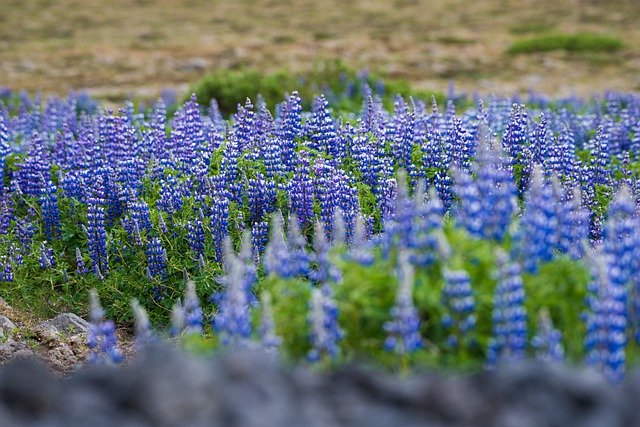
#> input picture 01.Encore_Bootcamp/OpenCV/a.jpg, 640 x 427 px
$ jupyter execute Practice.ipynb
#> lines starting #> are read from the running program, lines starting #| are printed output that depends on the picture; after the words box and inside, x2 and y2 are one past the last pixel; in counts of white or black regions, pixels touching at a corner belong together
[cell 1]
import numpy as np
import cv2

[cell 2]
img_gray = cv2.imread('a.jpg', cv2.IMREAD_GRAYSCALE)
#> img_gray: shape (427, 640); min 0, max 255, mean 110.8
cv2.imshow('img', img_gray)
cv2.waitKey(0)
cv2.destroyAllWindows()

#### 이미지 삼등분하기

[cell 3]
img = cv2.imread('a.jpg', cv2.IMREAD_COLOR)
#> img is the input picture: shape (427, 640, 3); mean B, G, R 116.7, 113.7, 102.9
h, w, _ = img.shape
#> h = 427; w = 640
arr = [0]*3

for i in range(0, 3):
    arr[i] = img1 = img[0:h, i*w//3:(i+1)*w//3]
#> this loop made 3 passes
#> pass 1, `arr[i] = img1 = img[0:h, i*w//3:(i+1)*w//3]`:
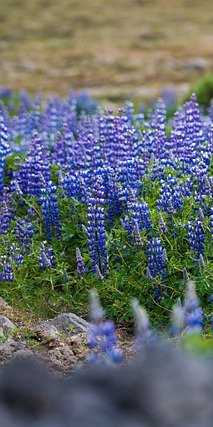
#> img1: shape (427, 213, 3); mean B, G, R 107.7, 106.4, 99.9
#> pass 3, `arr[i] = img1 = img[0:h, i*w//3:(i+1)*w//3]`:
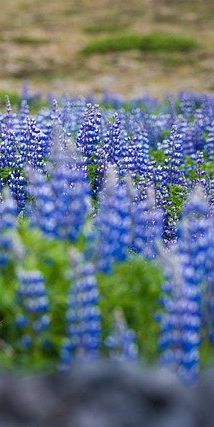
#> img1: shape (427, 214, 3); mean B, G, R 124.4, 116.3, 102.3
#> after the loop, arr = 3 items

for i in range(0, 3):
    cv2.imshow('img'+str(i), arr[i])
    #이미지 창 이름을 다르게 해줘야 동시에 여러창을 볼 수 있음. 안 그러면 화면이 켜졌다 꺼지고 마지막 이미지만 보게 됨

cv2.imshow('img', img)

cv2.waitKey()
cv2.destroyAllWindows()

#### 이미지 특정 채널(b, g, r) 추출

[cell 4]
img = cv2.imread('a.jpg', cv2.IMREAD_COLOR)
img

[cell 5]
b = img[:,:, 0]  #blue
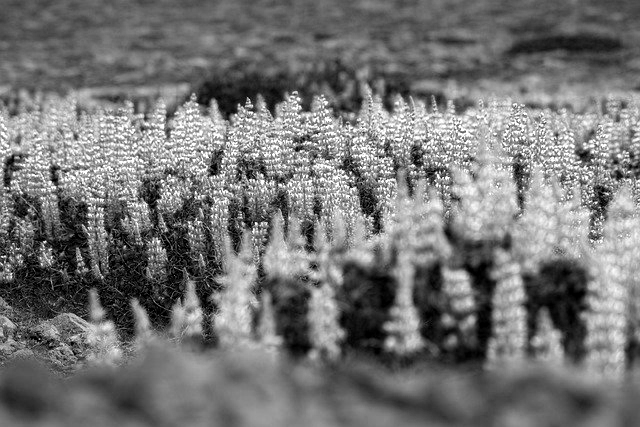
#> b: shape (427, 640); min 0, max 255, mean 116.7

cv2.imshow('b', b)
cv2.waitKey(0)
cv2.destroyAllWindows()

[cell 6]
g = img[:,:, 1]  #green
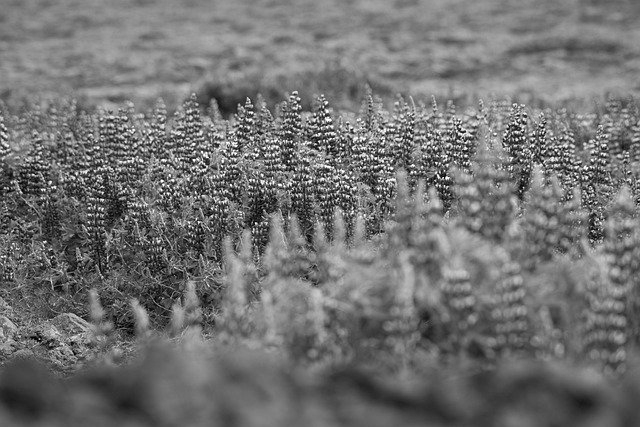
#> g: shape (427, 640); min 0, max 255, mean 113.7

cv2.imshow('g', g)
cv2.waitKey(0)
cv2.destroyAllWindows()

[cell 7]
r = img[:,:, 2]  #green
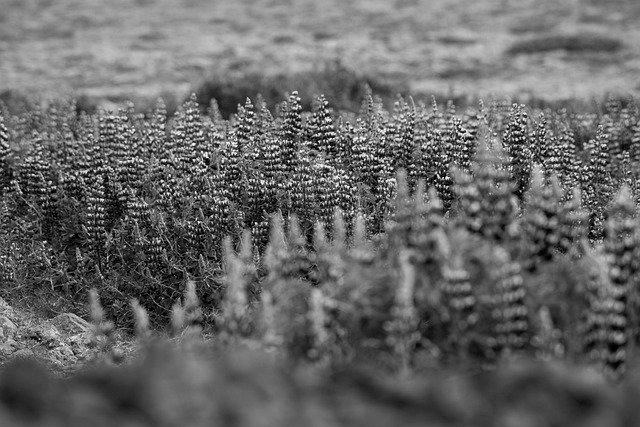
#> r: shape (427, 640); min 0, max 255, mean 102.9

cv2.imshow('r', r)
cv2.waitKey(0)
cv2.destroyAllWindows()

### 바둑판 만들기
#### 바둑판 배경 생성

[cell 8]
import cv2
import numpy as np

back = np.ones((512, 512), dtype=np.uint8)*255
for i in range(50, 510, 100):
    back = cv2.line(back, (i,0), (i,511), (0,0,0), 2)
    back = cv2.line(back, (0,i), (511,i), (0,0,0), 2)
#> this loop made 5 passes
#> pass 1, `back = cv2.line(back, (0,i), (511,i), (0,0,0), 2)`:
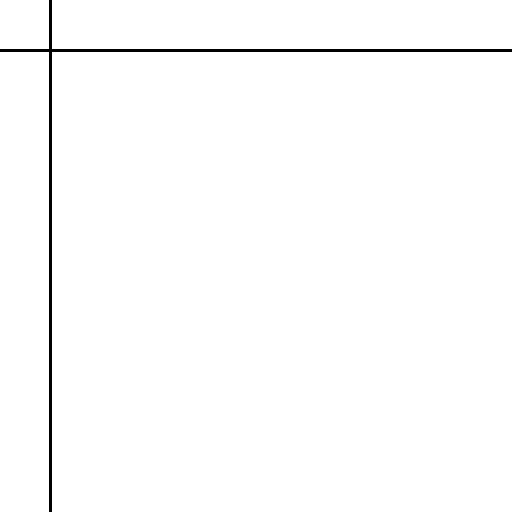
#> back: shape (512, 512); 98.8% white; 1 black region, box (x1, y1, x2, y2) and area: (0, 0, 512, 512) 3063
#> after the loop:
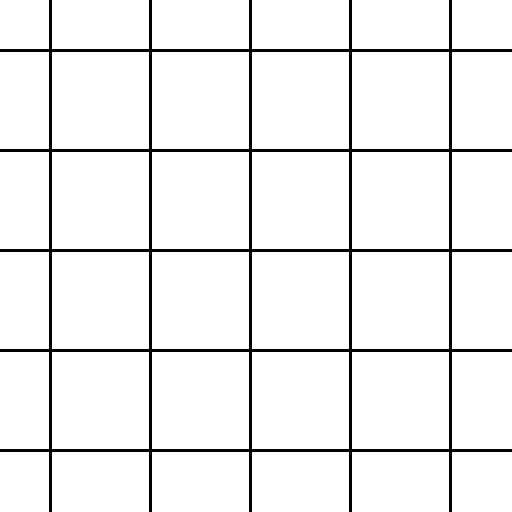
#> back: shape (512, 512); 94.2% white; 1 black region, box (x1, y1, x2, y2) and area: (0, 0, 512, 512) 15135

cv2.namedWindow('back')
cv2.imshow('back', back)

cv2.waitKey(0)   #키보드 입력 대기. 입력한 키값 반환
cv2.destroyAllWindows()

[cell 9]
back = np.ones((800, 800), dtype=np.uint8)*255
for i in range(20, 781, 40):
    back = cv2.line(back, (i,20), (i,780), (0,0,0), 2)
    back = cv2.line(back, (20,i), (780,i), (0,0,0), 2)
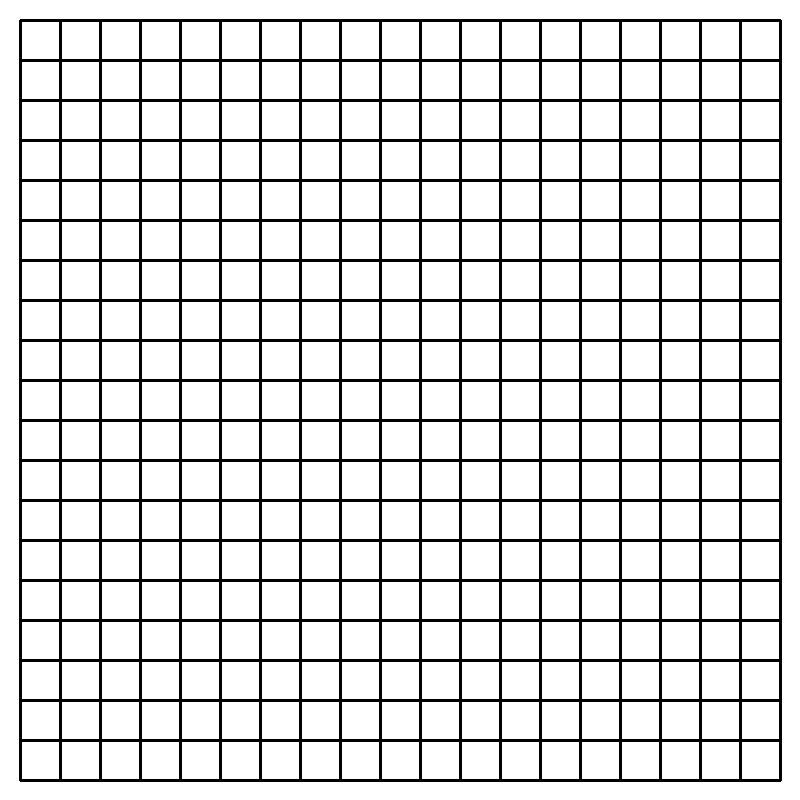
#> back: shape (800, 800); 86.3% white; 1 black region, box (x1, y1, x2, y2) and area: (19, 19, 782, 782) 87956

#cv2.namedWindow('back')
cv2.imshow('back', back)

cv2.waitKey(0)   #키보드 입력 대기. 입력한 키값 반환
cv2.destroyAllWindows()

#### 클릭하면 바둑알 놓기

[cell 10]
import cv2
import numpy as np

mode = True#검정

back = np.ones((512, 512), dtype=np.uint8)*255
for i in range(50, 510, 100):
    back = cv2.line(back, (i,0), (i,511), (0,0,0), 2)
    back = cv2.line(back, (0,i), (511,i), (0,0,0), 2)

# [14 lines left out: function draw_circle, not called in this run]

cv2.namedWindow('back')
cv2.setMouseCallback('back', draw_circle)
cv2.imshow('back', back)

cv2.waitKey(0)   #키보드 입력 대기. 입력한 키값 반환
cv2.destroyAllWindows()

#### 바둑알 자동으로 정중앙에 놓기

[cell 11]
import cv2
import numpy as np

mode = True#검정

back = np.ones((512, 512), dtype=np.uint8)*255
for i in range(50, 510, 100):
    back = cv2.line(back, (i,0), (i,511), (0,0,0), 2)
    back = cv2.line(back, (0,i), (511,i), (0,0,0), 2)

# [17 lines left out: function draw_circle, not called in this run]

cv2.namedWindow('back')
cv2.setMouseCallback('back', draw_circle)
cv2.imshow('back', back)

cv2.waitKey(0)   #키보드 입력 대기. 입력한 키값 반환
cv2.destroyAllWindows()

[cell 12]
import cv2
import numpy as np

mode = True#검정

back = np.ones((760, 760), dtype=np.uint8)*255
for i in range(20, 741, 40):
    back = cv2.line(back, (i,20), (i,740), (0,0,0), 2)
    back = cv2.line(back, (20,i), (740,i), (0,0,0), 2)
#> this loop made 19 passes
#> pass 1, `back = cv2.line(back, (20,i), (740,i), (0,0,0), 2)`:
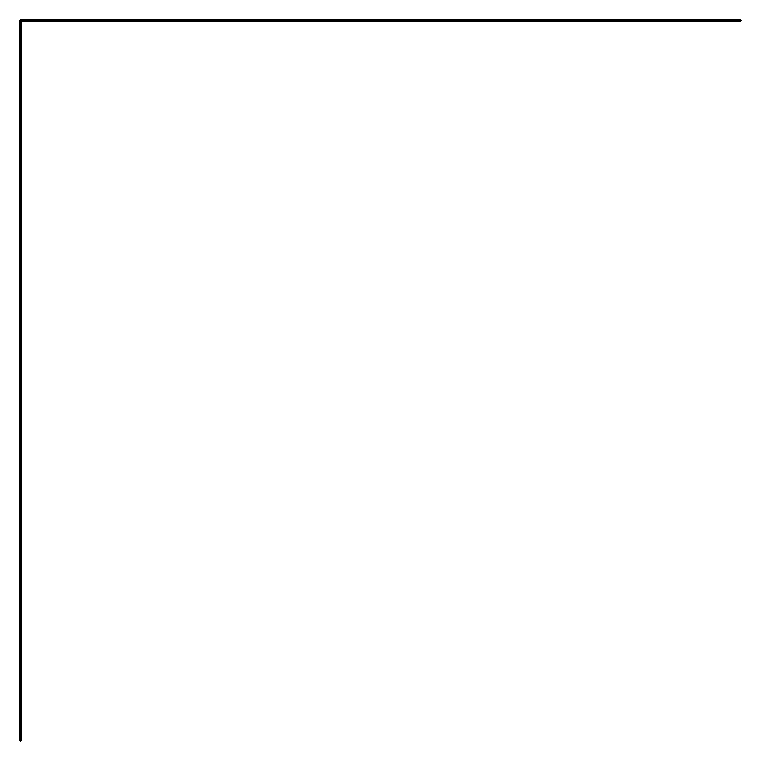
#> back: shape (760, 760); 99.3% white; 1 black region, box (x1, y1, x2, y2) and area: (19, 19, 742, 742) 4324
#> after the loop:
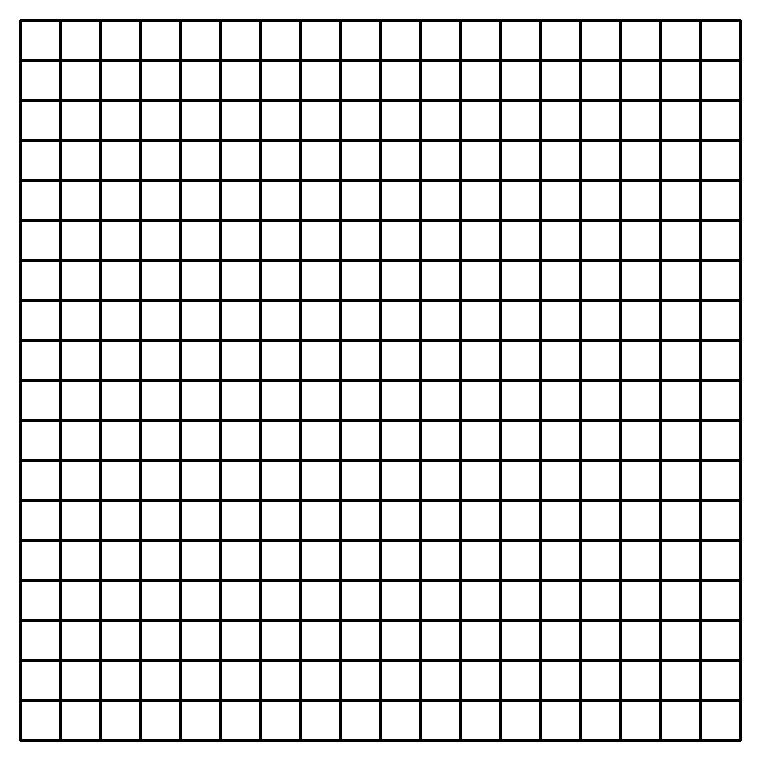
#> back: shape (760, 760); 86.3% white; 1 black region, box (x1, y1, x2, y2) and area: (19, 19, 742, 742) 79169

# [20 lines left out: function draw_circle, not called in this run]

cv2.namedWindow('back')
cv2.setMouseCallback('back', draw_circle)
cv2.imshow('back', back)

cv2.waitKey(0)   #키보드 입력 대기. 입력한 키값 반환
cv2.destroyAllWindows()

#### 이미지 복붙 시키기

[cell 13]
import cv2
import numpy as np

src = cv2.imread('a.jpg')
board = np.full((427, 640, 3), (255, 255, 255), dtype=np.uint8)
cv2.imshow('src', src)
cv2.imshow('board', board)

sx, sy, ex, ey = 0, 0, 0, 0
roi = None

# [17 lines left out: functions copy_drag, paste, not called in this run]

cv2.setMouseCallback('src', copy_drag)
cv2.setMouseCallback('board', paste)

while True:
    if cv2.waitKey(1) & 0xFF == 27:
#> (key Esc is pressed here)
        break
cv2.destroyAllWindows()

$ run again, with 01.Encore_Bootcamp/OpenCV/b.jpg copied over 01.Encore_Bootcamp/OpenCV/a.jpg
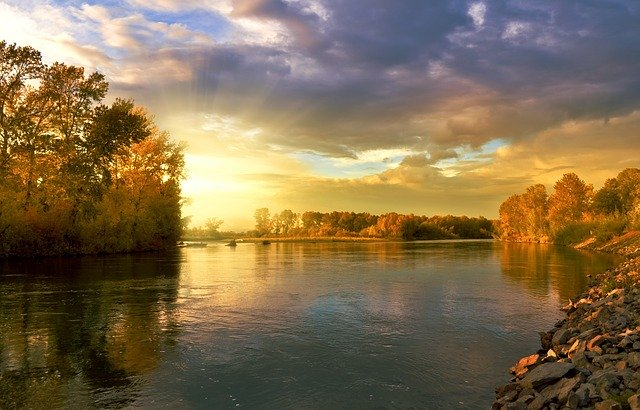
#> input picture 01.Encore_Bootcamp/OpenCV/b.jpg, 640 x 410 px
#> img is the input picture: shape (410, 640, 3); mean B, G, R 78.2, 109.7, 129.5
#> after the loop `for i in range(0, 3):`: arr = 3 items
#> `b = img[:,:, 0]`:
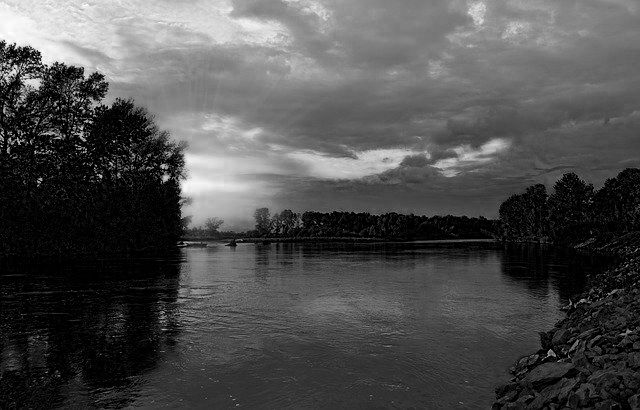
#> b: shape (410, 640); min 0, max 255, mean 78.2
#> `r = img[:,:, 2]`:
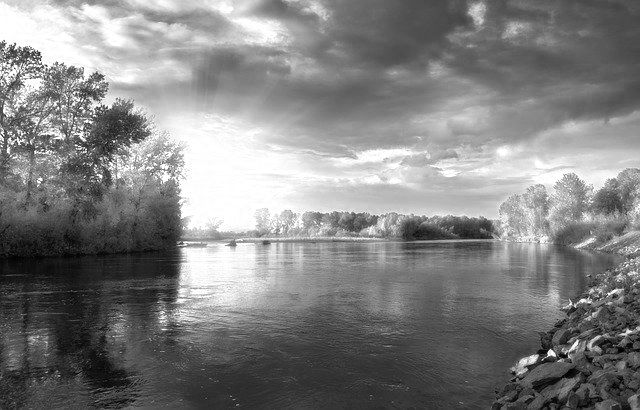
#> r: shape (410, 640); min 0, max 255, mean 129.5

$ run again, with 01.Encore_Bootcamp/OpenCV/building.jpg copied over 01.Encore_Bootcamp/OpenCV/a.jpg
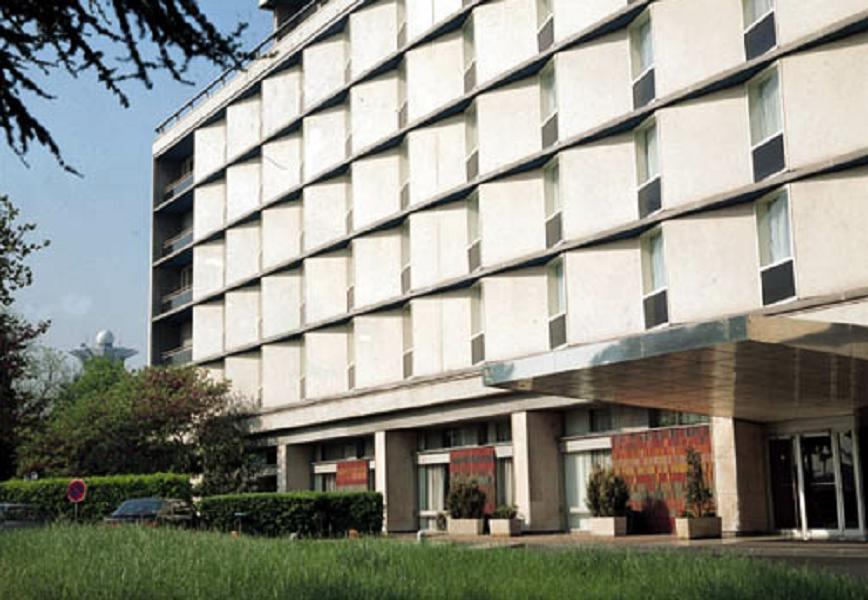
#> input picture 01.Encore_Bootcamp/OpenCV/building.jpg, 868 x 600 px
#> img is the input picture: shape (600, 868, 3); mean B, G, R 133.7, 143.6, 142.9
#> after the loop `for i in range(0, 3):`: arr = 3 items
#> `r = img[:,:, 2]`:
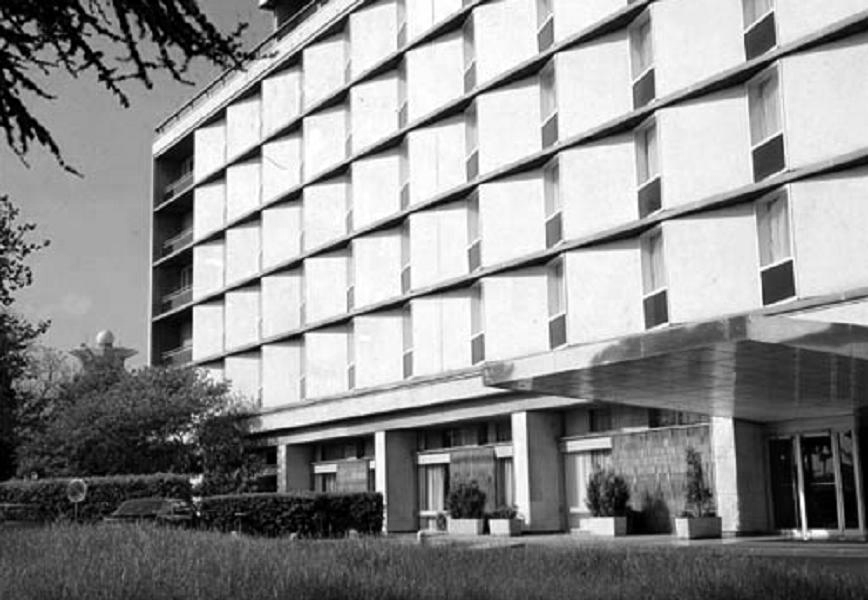
#> r: shape (600, 868); min 0, max 255, mean 142.9
